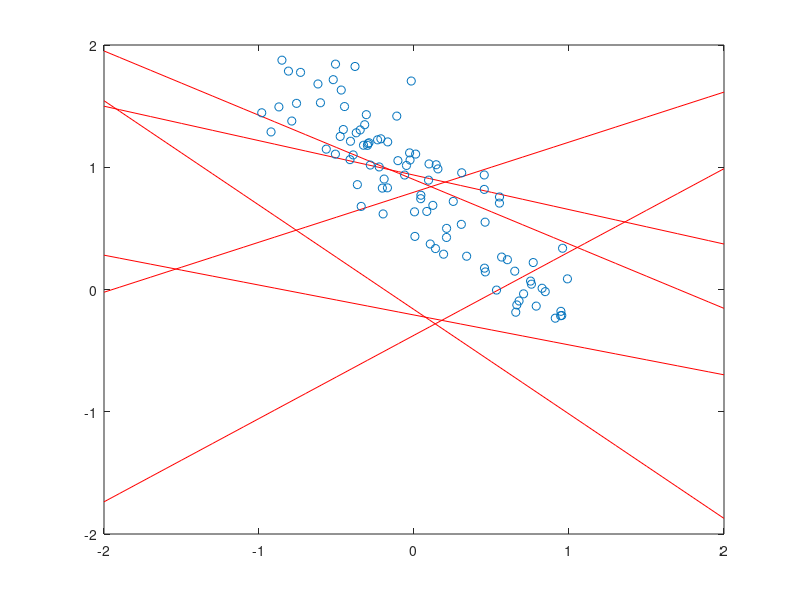

Here is the MATLAB script that generated this plot: (Note: this script raises an error after producing the figure.)
% Bayesian linear model
clear;
alpha = 0.01;
% beta = 0.2;

N = 1000;
dim = 2;
mu = 0;
sigma = 1;

S_0 = inv(alpha)*eye(dim);
m_0 = 0;

% x = normrnd(zeros(N,dim), ones(N,dim));
% x = randn(N,dim);
%%

N = 1;
a_0 = 0.9;
a_1 = -1;
deviation = 0.3;
sigma = deviation^2;
beta = (1/deviation)^2;

% x = -1 + (1+1)*rand(N,dim);
x = unifrnd(repmat(-1,N,dim), ones(N,dim));
t=0;




%% Generate random lines
numLines = 6;
x = -2:0.1:2;
lines=zeros(numLines,length(x));

w0s = zeros(numLines,1);
w1s = zeros(numLines,1);
for i=1:numLines
    w0 = unifrnd(-1,1);
    w1 = unifrnd(-1,1);
    lines(i,:) = w0 + x * w1;
    w0s(i) = w0;
    w1s(i) = w1;
end

hold off
plot(x, lines, 'r')
axis([-2,2,-2,2])
hold on

%% Sampling
% True parameters
mu_noise = 0;
sigma_noise = 0.3;
a_0 = 0.9;
a_1 = -1;

dim = 1;
numSamples = 100;

trainX=zeros(numSamples,1);
trainY=zeros(numSamples,1);

for i=1:numSamples
    noise = normrnd(mu_noise,sigma_noise);
    trainX(i) = unifrnd(-1,1);
    trainY(i) = a_0 + a_1 * trainX(i) + noise;  % t = w0 + w'*X + randn(1,n)/sqrt(beta);
end

plot(trainX, trainY, 'o');

xbar = mean(trainX,2);
tbar = mean(trainY,2);

% Why this - is it just for removing offset?
% trainX = bsxfun(@minus,trainX,xbar);
% trainY = bsxfun(@minus,trainY,tbar);

w = (trainX'*trainX)\(trainX'*trainY);     % 3.15 w_ml = (Phi' * Phi)^-1 * (Phi' * t)
% w0 = tbar-dot(w,xbar); % 3.19 - Currently not sure why this is so?

model.w = w;
model.w0 = w0;
model.xbar = xbar;

invBeta = mean((trainY - w' * trainX).^2); % 3.21
beta = 1 / invBeta;
model.beta = beta;

%% Predict

beta = model.beta;
% if isfield(model,'U')
%     U = model.U;        % 3.54
%     Xo = bsxfun(@minus,X,model.xbar);
%     XU = U'\Xo;
%     sigma = sqrt((1+dot(XU,XU,1))/beta);   % 3.59
% else
    sigma = sqrt(1/beta)*ones(1,size(trainX,2));
% end


%% Calculate new prior
prior = 0;

for i=1:length(trainY)
    something = trainY(i) - w' * trainX(i) * sampleX(i)';
end










%% Generate random lines after 1 update
numLines = 6;
% x = -1:0.1:2;
lines=zeros(numLines,length(x));
for i=1:numLines
    w0 = unifrnd(-1,1);
    w1 = unifrnd(-1,1);
    lines(i,:) = w0 + x * w1;
end


% plot(x, lines, 'r')
% axis([-1,1,-1,1])




















%% Plot distribution

N = 10000;
dim = 2;
nbins = 20;                   % # bins in histogram in each dimension
D = randn(N,dim)';
[n,x] = hist2d(D,nbins,[],1);     % Normalized histogram

resol = 100;                   % # points in plot

range = x(:,nbins)-x(:,1);
x1 = x(1,1):range(1)/(resol-1):x(1,nbins);
x2 = x(2,1):range(2)/(resol-1):x(2,nbins);
[X1 X2] = meshgrid(x1,x2);
X1=X1(:);X2=X2(:);

mu = [0 0]';
% SIGMA=[10 2.5 
%        5 1.4];
SIGMA=[1 0 
       0 1];   
p = mvnpdf(mu,SIGMA,[X1';X2']);% True PDF
p = reshape(p,[resol resol]);

surf(x1,x2,p);
shading flat;
xlim([x1(1) x1(resol)])
ylim([x2(1) x2(resol)])
ax = axis;
% axis([-2,2,-2,2]);
colorbar
view(90,90);








%%
% mu = mu(:,ones(N,1));  % repeating mu in each column
% D = (randn(N,c) * T)' + mu;

N = 100;
testX = randn(N,dim)';
[this, that] = hist(testX);

% [this, that] = hist(testX(1,:));

% [n,x]=hist(data,x);
this=reshape(this,[10 10])';

b1 = linspace(-2, 2, N);
b2 = linspace(-2, 2, N);

% mesh(b1,b2,testX);
xlabel('w0')
ylabel('w1')
% zlabel('Posterior density')
view(90,90);


%%
% [cs h] = contourf(w0s,w1s,p,6);
% contourf(X,Y,Z,n);
bins = repmat(1/36,6,6);
bins(23) = 1;
[distW0, binsW0] = hist(w0s,6);
[distW1, binsW1] = hist(w1s,6);

[n,x]=hist(data,x);

n=reshape(n,[b b])';

[cs h] = contourf(binsW0,binsW0,bins, 6);
ax = axis;
colorbar
axis equal;
axis(ax);
xlabel('x_1')
ylabel('x_2')





%%

cov(x);
% plot(x)
mean(x);
std(x);

% prior = 


